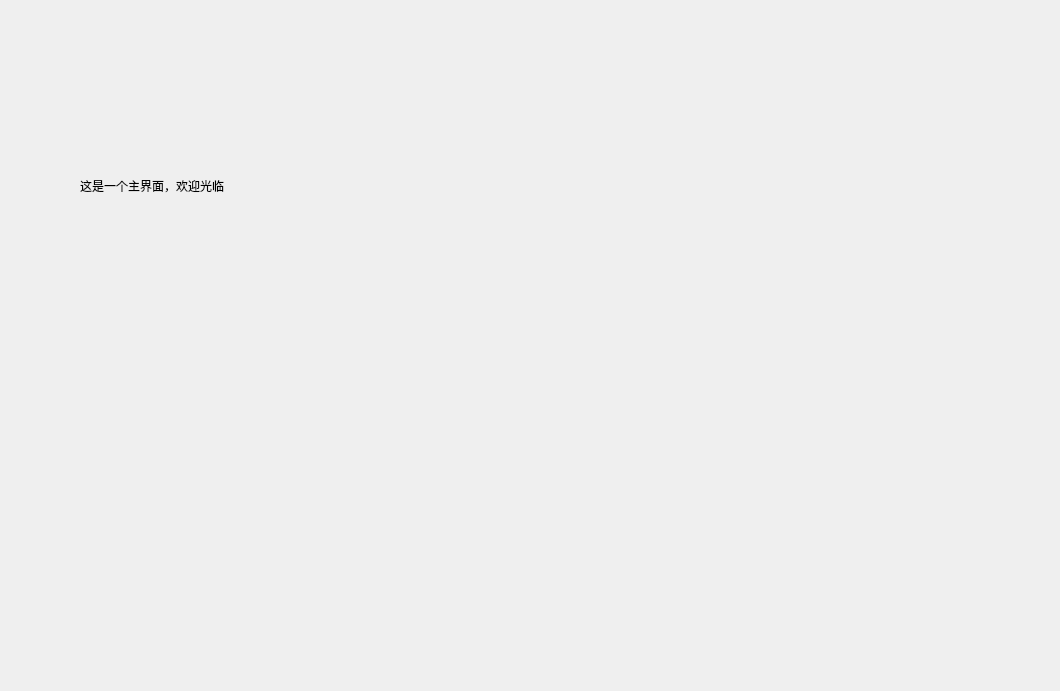
<?xml version="1.0" encoding="UTF-8"?>
<ui version="4.0">
 <class>mainWindow</class>
 <widget class="QWidget" name="mainWindow">
  <property name="geometry">
   <rect>
    <x>0</x>
    <y>0</y>
    <width>1060</width>
    <height>691</height>
   </rect>
  </property>
  <property name="windowTitle">
   <string>Form</string>
  </property>
  <widget class="QLabel" name="label">
   <property name="geometry">
    <rect>
     <x>80</x>
     <y>160</y>
     <width>571</width>
     <height>51</height>
    </rect>
   </property>
   <property name="text">
    <string>这是一个主界面，欢迎光临</string>
   </property>
  </widget>
 </widget>
 <resources/>
 <connections/>
</ui>
